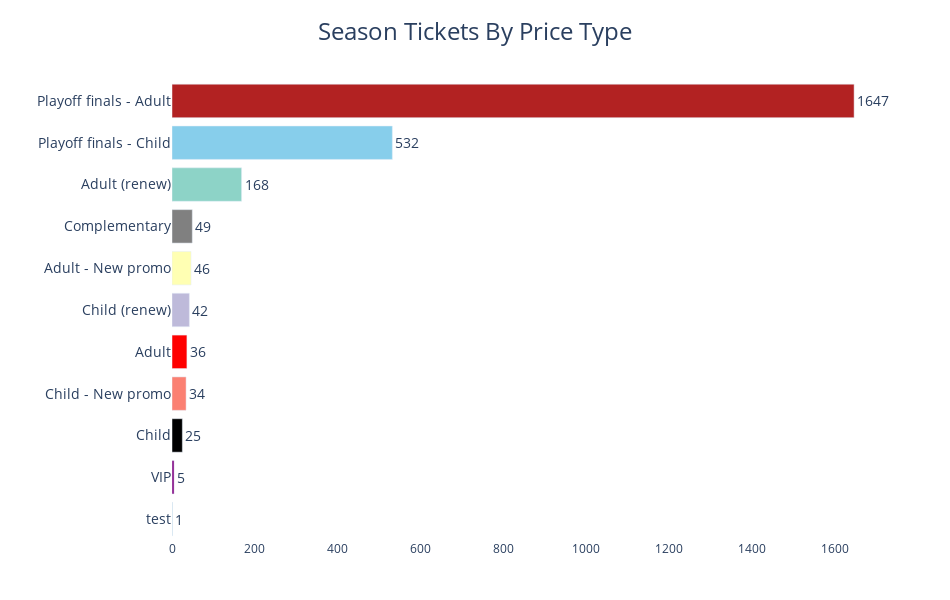

Here is the notebook cell this chart was saved with:
### Code cell
import plotly.express as px

def plot_season_tickets_by_price_type(df):
    """
    Plots a horizontal bar chart of season tickets by price type using Plotly,
    ordered from most popular to least.
    """
    # Copy only if necessary
    df = df.copy()

    # Efficiently clean up price types
    df['price_type'] = (
        df['price_type']
        .astype(str)  # Ensure it's a string
        .str.replace(' (upgrade)', '', regex=False)
        .replace({'עסקי': 'Business'})
        .replace(to_replace=r'.*VIP.*', value='VIP', regex=True)
        .replace(to_replace=r'.*מחלקת נוער.*', value='Youth Department', regex=True)
    )

    # Count and aggregate
    grouped = (
        df['price_type']
        .value_counts()
        .rename_axis('price_type')
        .reset_index(name='ticket_count')
    )

    # Color map
    color_map = {
        'Complementary': 'gray',
        'Business': 'orange',
        'Box': 'brown',
        'VIP': 'purple',
        'Community': 'seagreen',
        'Youth Department': 'navy',
        'Child': 'black',
        'Adult': 'red',
        'Playoff finals - Adult': 'firebrick',
        'Playoff finals - Child': 'skyblue'
    }

    # Use Plotly's built-in qualitative color scale
    all_colors = px.colors.qualitative.Set3 + px.colors.qualitative.Pastel + px.colors.qualitative.Bold

    # Create dynamic color map for missing price types
    missing_types = [ptype for ptype in grouped['price_type'] if ptype not in color_map]
    dynamic_colors = dict(zip(missing_types, all_colors[:len(missing_types)]))

    # Combine static and dynamic color maps
    full_color_map = {**color_map, **dynamic_colors}

    # Assign colors
    grouped['color'] = grouped['price_type'].map(full_color_map)


    # Plot
    fig = go.Figure(go.Bar(
        x=grouped['ticket_count'],
        y=grouped['price_type'],
        orientation='h',
        marker_color=grouped['color'],
        text=grouped['ticket_count'],
        textposition='outside',
        textfont=dict(size=14)
    ))

    fig.update_layout(
        title=dict(text='Season Tickets By Price Type', font=dict(size=24), x=0.5),
        yaxis=dict(
            title='',
            tickfont=dict(size=14),
            categoryorder='total ascending'  # Automatically sort y-axis
        ),
        height=600,
        width=950,
        margin=dict(l=120, r=60, t=80, b=60),
        plot_bgcolor='white',
        paper_bgcolor='white',
        showlegend=False
    )

    fig.show()

# Example run
plot_season_tickets_by_price_type(perc)

### Figure 1 — Plotly figure (JSON) as saved in the notebook; plotly's stock layout.template omitted (floating-point values rounded to 4 significant figures)
{"data": [{"marker": {"color": ["firebrick", "skyblue", "rgb(141,211,199)", "gray", "rgb(255,255,179)", "rgb(190,186,218)", "red", "rgb(251,128,114)", "black", "purple", "rgb(128,177,211)"]}, "orientation": "h", "text": [1647, 532, 168, 49, 46, 42, 36, 34, 25, 5, 1], "textfont": {"size": 14}, "textposition": "outside", "type": "bar", "x": [1647, 532, 168, 49, 46, 42, 36, 34, 25, 5, 1], "y": ["Playoff finals - Adult", "Playoff finals - Child", "Adult (renew)", "Complementary", "Adult - New promo", "Child (renew)", "Adult", "Child - New promo", "Child", "VIP", "test"]}], "layout": {"height": 600, "margin": {"b": 60, "l": 120, "r": 60, "t": 80}, "paper_bgcolor": "white", "plot_bgcolor": "white", "showlegend": false, "title": {"font": {"size": 24}, "text": "Season Tickets By Price Type", "x": 0.5}, "width": 950, "yaxis": {"categoryorder": "total ascending", "tickfont": {"size": 14}, "title": {"text": ""}}}}
